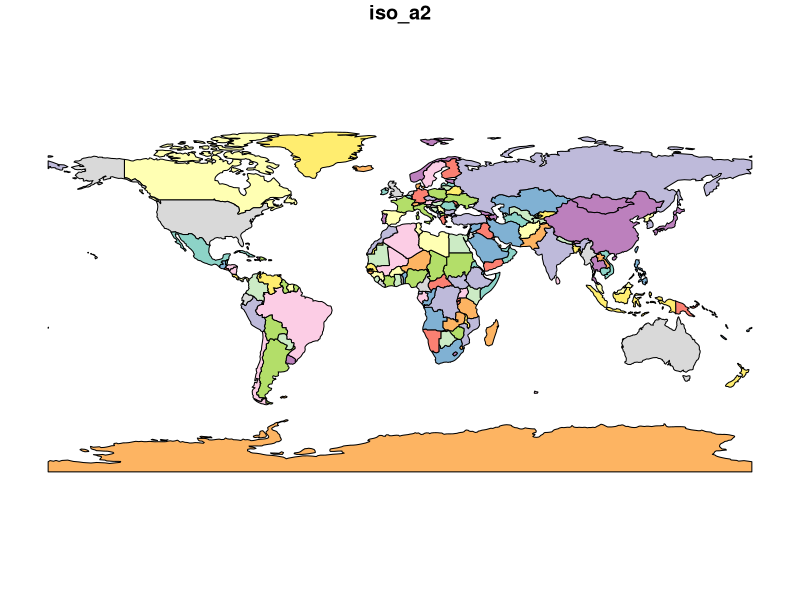
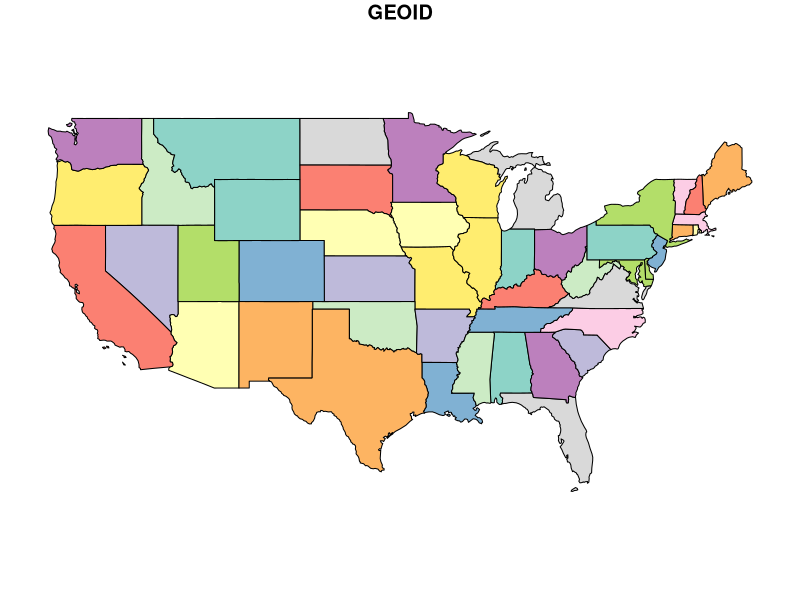

R code for these plots, in order:
library(spData)
library(sf)
library(tidyverse)
# library(units) #this one is optional, but can help with unit conversions.

#load 'world' data from spData package
data(world)  
# load 'states' boundaries from spData package
data(us_states)
plot(world[1])  #plot if desired
plot(us_states[1]) #plot if desired

albers="+proj=aea +lat_1=29.5 +lat_2=45.5 +lat_0=37.5 +lon_0=-96 +x_0=0 +y_0=0 +ellps=GRS80 +datum=NAD83 +units=m +no_defs"
